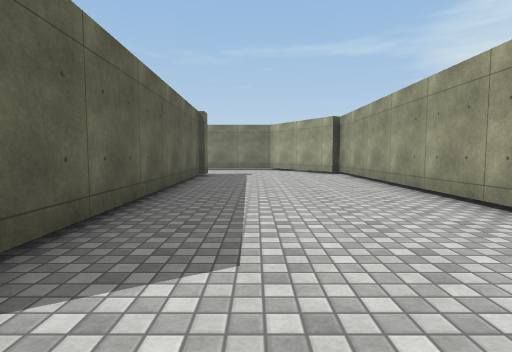
View 1 (above)

19 first-person views from a walk through a Unity game level. The camera is 1.2 m above the floor, tilts 4° down and sees 80° across. The floor is counted in squares, 2 m on a side. Each view is taken from the middle of a square. On the plan, view 1 faces up. The plan holds only what a view shows up to about 9 squares ahead; the rest is blank. The place goes on beyond the plan. Some surface patterns are stand-ins.

View 2
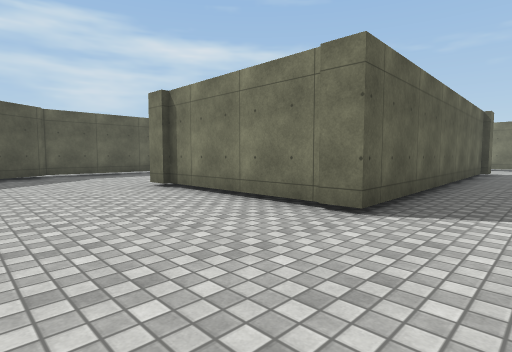

View 3
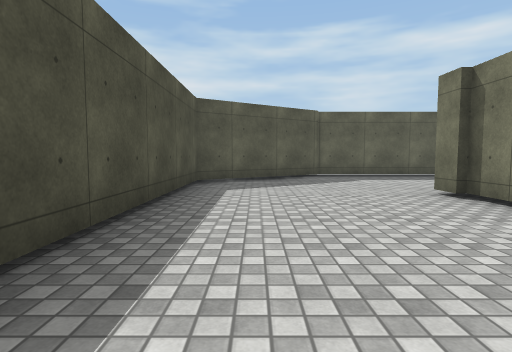

View 4
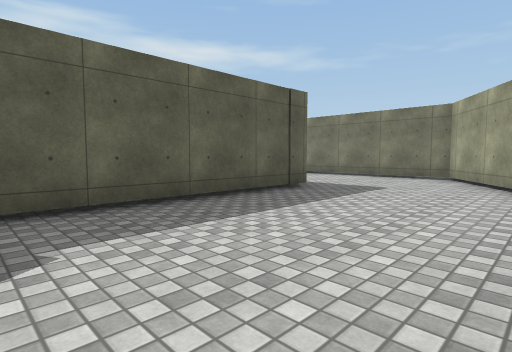

View 5
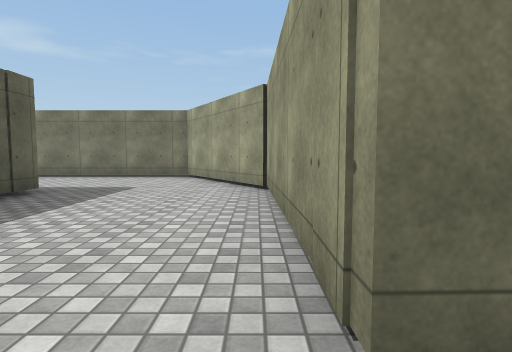

View 6
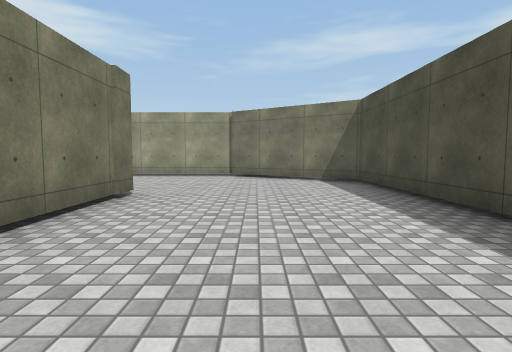

View 7
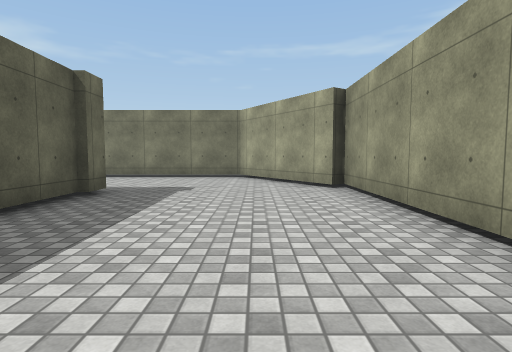

View 8
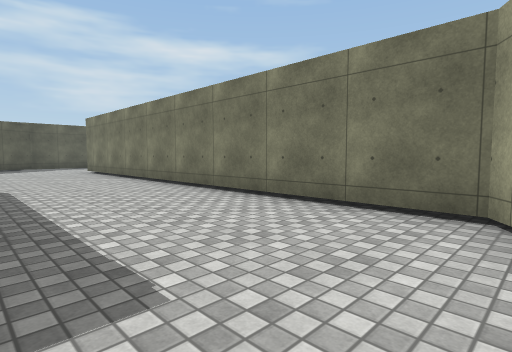

View 9
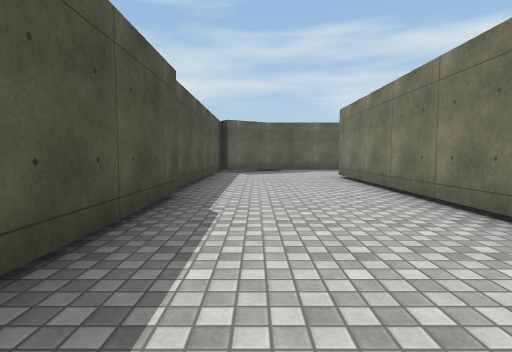

View 10
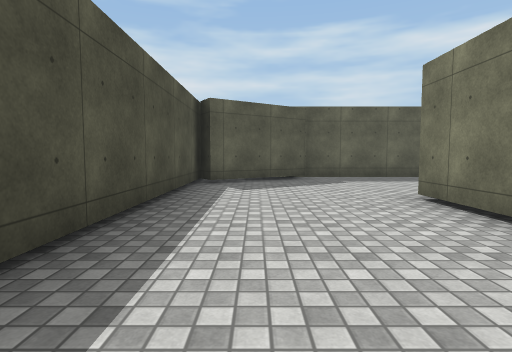

View 11
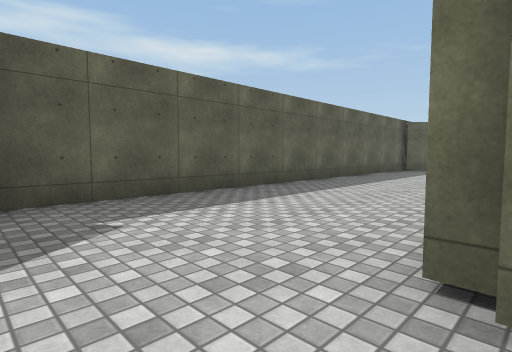

View 12
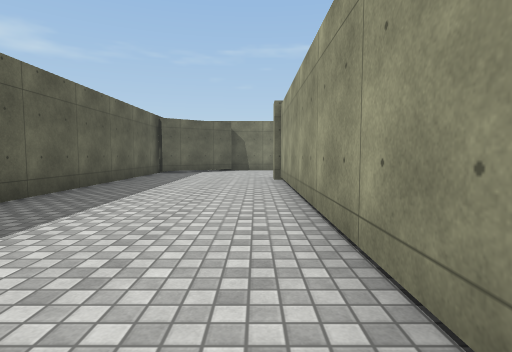

View 13
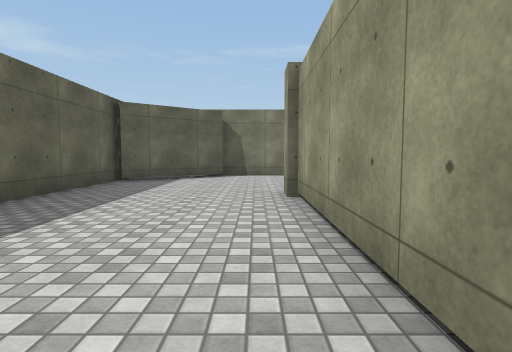

View 14
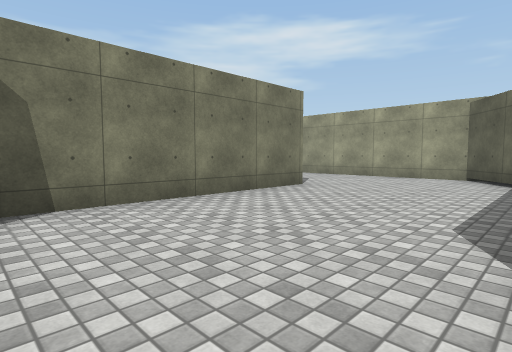

View 15
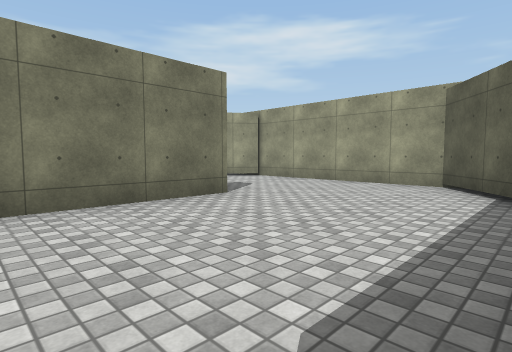

View 16
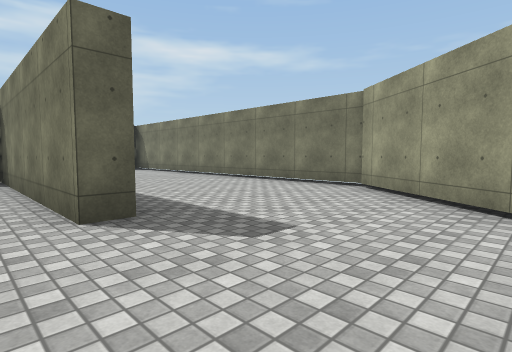

View 17
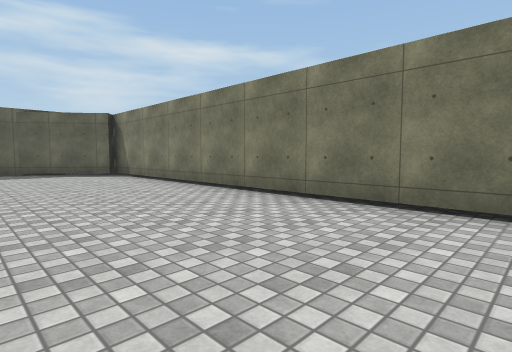

View 18
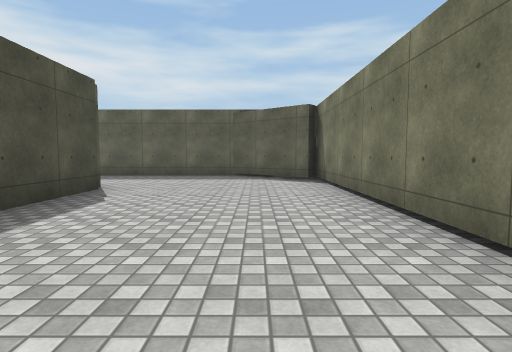

View 19
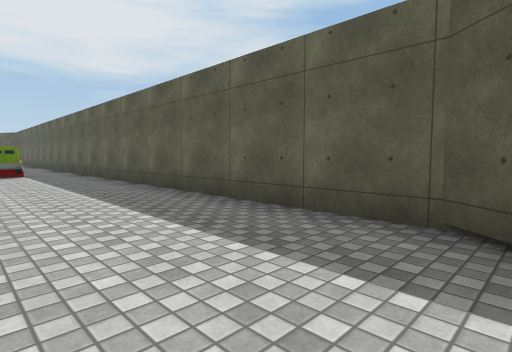

### Floor plan
Points are (right, up) in squares from view 1. A wall is a line through its corners. A room is listed if a view was taken in it or the views show most of it. See-through windows are left out.
Room 1 (views 1, 2, 3, 4, 5, 6, 7, 8, 9, 10, 11, 12, 13, 14, 15, 16, 17, 18, 19)
walls: (-10.4, 13.6) (-10.4, 20.9); (-13.9, 11.3) (-12.4, 9) (-12.9, 8.7) (-3.2, 8.7); (-9.5, 4.9) (-9.5, -0.4); (-1.6, 8.5) (-1.4, 0.9) (-5.7, 0.8) (-5.8, 5.1) (-7.8, 8.2) (-12, 8.2); (-1.4, 8.9) (-1.4, 8.2); (-5.1, 21.4) (-3.6, 22.5) (-3.6, 27.4); (2.4, 9.4) (0.6, 12.2) (-10.1, 12.2); (-9.4, -0.2) (-7.4, -3.2) (0.6, -3.2) (2.6, -0.1) (2.6, 9.6); (-14.2, 23.1) (-14.2, 11.2); (-11.9, 24.5) (-14.1, 22.8); (-6.9, 25.4) (-6.9, 24.7) (-12.1, 24.7); (-14.4, 25.3) (-12.2, 25.3); (-3.7, 27.2) (-6.8, 29.5) (-16.5, 29.5); (-16.2, 29.2) (-17.7, 27.3) (-17.7, 17.9)
objects: other object (-16, 17); other object (-16, 18)

Where each view was taken, in squares from view 1:
view 1: 0 up, 0 right, facing up
view 2: 2 down, 0 right, facing up-left
view 3: 2 down, 1 left, facing left
view 4: 0 up, 6 left, facing up-left
view 5: 0 up, 6 left, facing up
view 6: 1 down, 6 left, facing right
view 7: 4 up, 1 right, facing up
view 8: 9 up, 1 right, facing up-left
view 9: 10 up, 2 left, facing left
view 10: 10 up, 6 left, facing left
view 11: 11 up, 10 left, facing up-left
view 12: 13 up, 11 left, facing up
view 13: 16 up, 11 left, facing up
view 14: 21 up, 12 left, facing up-right
view 15: 21 up, 10 left, facing up-right
view 16: 24 up, 4 left, facing up-left
view 17: 26 up, 7 left, facing up-left
view 18: 28 up, 9 left, facing left
view 19: 28 up, 15 left, facing down-left
